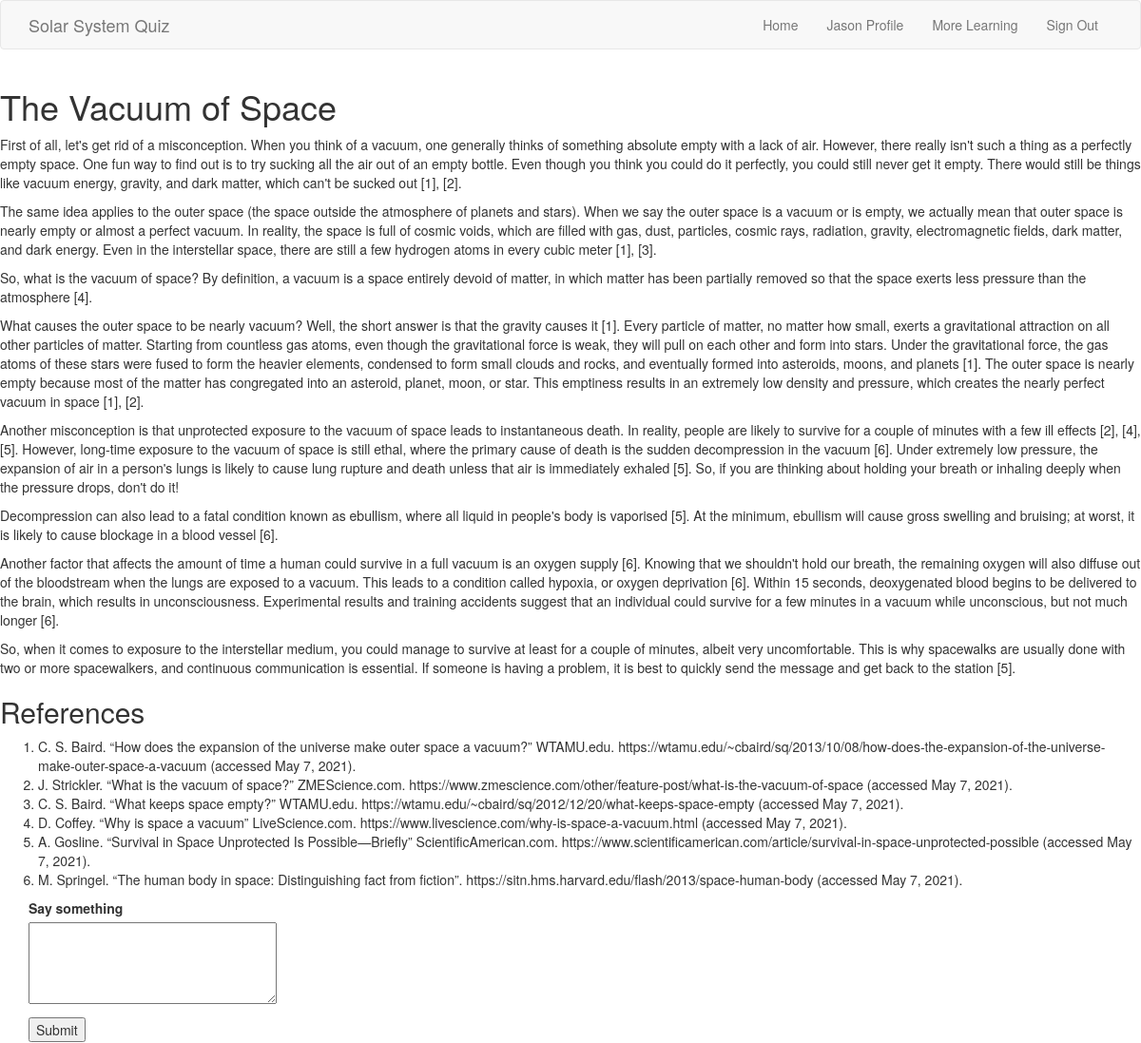
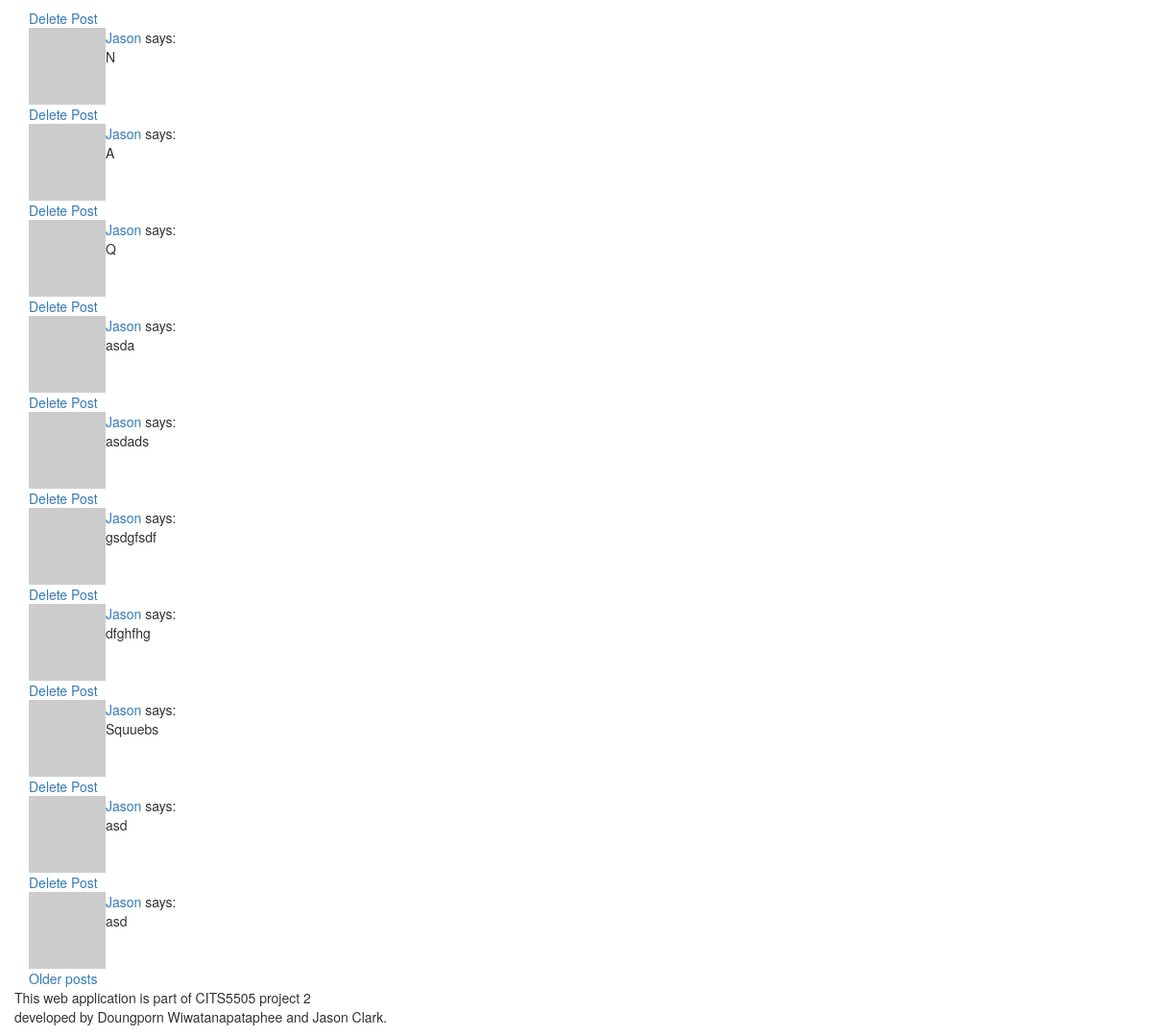
Screenshot of /learning_module/vacuum (signed in) with the database file from the repository (2 pictures, top to bottom).
### app/models.py (models this page shows, shortened)
class User(UserMixin, db.Model):
    __tablename__ = 'user_table'
    id = db.Column(db.Integer, primary_key=True)
    username = db.Column(db.String(64), index=True, unique=True)
    user_type = db.Column(db.String(64))
    email = db.Column(db.String(120), index=True, unique=True)
    password_hash = db.Column(db.String(128))
    posts = db.relationship('Post', backref='author', lazy='dynamic')
    about_me = db.Column(db.String(140))
    last_seen = db.Column(db.DateTime, default=datetime.utcnow)
    score_child = db.relationship("Score", backref = 'user_parent')
    quiz_unlocked = db.Column(db.Integer, default=0)
    def avatar(self, size):
      digest = md5(self.email.lower().encode('utf-8')).hexdigest()
      return 'https://www.gravatar.com/avatar/{}?d=identicon&s={}'.format(digest, size)

class Post(db.Model):
    id = db.Column(db.Integer, primary_key=True)
    user_id = db.Column(db.Integer, db.ForeignKey('user_table.id')) #user.id
    body = db.Column(db.String(140))
    timestamp = db.Column(db.DateTime, index=True, default=datetime.utcnow)
    page = db.Column(db.String)
    upvotes = db.Column(db.Integer, default=0)
    downvotes = db.Column(db.Integer, default=0)

### app/routes.py (the view, shortened to what this page needs)
@app.route('/learning_module/<module>', methods=['GET', 'POST'])
@login_required
def learning_module(module):
  page = request.args.get('page', 1, type=int)
  posts = Post.query.filter_by(page=module).paginate(
    page, app.config['POSTS_PER_PAGE'], False)
  next_url = url_for('learning_module', module=module, page=posts.next_num) \
    if posts.has_next else None
  prev_url = url_for('learning_module', module=module, page=posts.prev_num) \
    if posts.has_prev else None
  form = PostForm()
  return render_template('modules/learning_module.html', module=module, form=form,
      posts=posts.items, next_url=next_url,
      prev_url=prev_url)

### app/forms.py
class PostForm(FlaskForm):
  post = TextAreaField('Say something', validators=[
    DataRequired(), Length(min=1, max=140)])
  submit = SubmitField('Submit')

### app/models.py (called while the page is built)
@login.user_loader
def load_user(id):
    return User.query.get(int(id))

### app/routes.py (called while the page is built)
@app.before_request
def before_request():
    from_zone = tz.tzutc()
    to_zone = tz.tzlocal()
    utc = datetime.utcnow()
    utc = utc.replace(tzinfo=from_zone)
    central = utc.astimezone(to_zone)   # convert to local timezone
    if current_user.is_authenticated:
        current_user.last_seen = central
        db.session.commit()

### app/templates/modules/learning_module.html (shortened to what this page needs)
{% extends 'base.html' %}
{% block body %}
{% include 'modules/_{}.html'.format(module) %}
<div class="container">
  {% if form %}
  <form action="" id=module method="post">
    <p>
      {{ form.post.label }}<br>
      {{ form.post(cols=32, rows=4) }}<br>
    </p>
    <p>{{ form.submit() }}</p>
  </form>
  {% endif %}
  {% for post in posts %}
    {% include '_post.html' %}
  {% endfor %}
  {% if next_url %}
  <a href="{{ next_url }}">Older posts</a>
  {% endif %}
</div>
{% endblock %}

### app/templates/base.html (shortened to what this page needs)
<!DOCTYPE html>
<html lang="en">
<head>
    <link rel="stylesheet" href="https://maxcdn.bootstrapcdn.com/bootstrap/3.4.1/css/bootstrap.min.css">
    <link rel="stylesheet" href="https://cdnjs.cloudflare.com/ajax/libs/font-awesome/4.7.0/css/font-awesome.min.css">
</head>
<body>
    {% block navbar %}
    <nav class="navbar navbar-default">
        <div class="container">
            <div class="navbar-header">
                <a class="navbar-brand" href="{{ url_for('home') }}">Solar System Quiz</a>
            </div>
            <div class="collapse navbar-collapse" id="bs-example-navbar-collapse-1">
                <ul class="nav navbar-nav navbar-right">
                    {% if current_user.is_authenticated %}
                    <li><a href="{{ url_for('home') }}">Home</a></li>
                    <li><a href="{{ url_for('user_profile', username=current_user.username) }}">{{ current_user.username }} Profile</a></li>
                    <li><a href="{{ url_for('more_learning') }}">More Learning</a></li>
                    <li><a href="{{ url_for('logout') }}">Sign Out</a></li>
                    {% else %}
                    <li><a href="{{ url_for('home') }}">Home</a></li>
                    <li><a href="{{ url_for('login') }}">Login</a></li>
                    <li><a href="{{ url_for('register') }}">Register</a></li>
                    <li><a href="{{ url_for('more_learning') }}">More Learning</a></li>
                    {% endif %}
                </ul>
            </div>
        </div>
    </nav>
    {% endblock %}
    {% block body %}{% endblock %}
    <div class="container" style='bottom:0; width:100%; '>
        <p>This web application is part of CITS5505 project 2 <br>
           developed by Doungporn Wiwatanapataphee and Jason Clark.</p>
</body>
</html>

### app/templates/_post.html
<table>
  <tr valign="top">
    <td><img src="{{ post.author.avatar(36) }}"></td>
    <td>
      <a href="{{ url_for('user_profile', username=post.author.username) }}">
        {{ post.author.username }}
      </a>
      says:<br>{{ post.body }}
    </td>
  </tr>
  {% if current_user.id == post.user_id %}
  <tr valign="bottom">
    <a href="{{ url_for('delete_post', postId=post.id, module=module) }}">Delete Post</a>
  </tr>
  {% endif %}
</table>

### rows the page displays
User: username "Jason"
Post: author.username "Jason", body "N"
Post: author.username "Jason", body "A"
Post: author.username "Jason", body "Q"
Post: author.username "Jason", body "asda"
Post: author.username "Jason", body "asdads"
Post: author.username "Jason", body "gsdgfsdf"
Post: author.username "Jason", body "dfghfhg"
Post: author.username "Jason", body "Squuebs"
Post: author.username "Jason", body "asd"
Post: author.username "Jason", body "asd"
